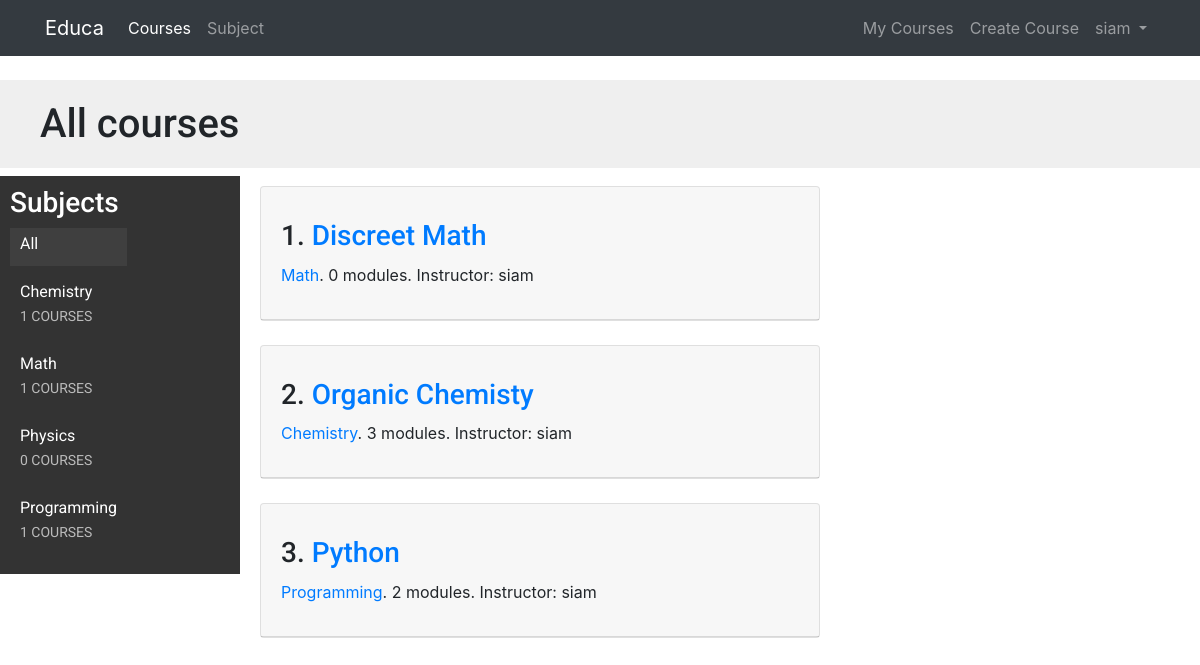
The app's page /courses/ (signed in) with its own data.
### courses/models.py (models this page shows, shortened)
class Subject(models.Model):
    title = models.CharField(max_length=200)
    slug = models.SlugField(max_length=200, unique=True)
    class Meta:
        ordering = ['title']
    def __str__(self):
        return self.title

class Course(models.Model):
    owner = models.ForeignKey(User,
                    related_name='courses_created',
                    on_delete=models.CASCADE)
    subject = models.ForeignKey(Subject, related_name='courses',
                        on_delete=models.CASCADE)
    title = models.CharField(max_length=200)
    slug = models.SlugField(max_length=200, unique=True)
    overview = models.TextField()
    created = models.DateTimeField(auto_now_add=True)
    students = models.ManyToManyField(User,
                                      related_name='courses_joined',
                                      blank=True)
    class Meta:
        ordering = ['-created']

### courses/views.py (the view)
# urls.py: path('courses/', CourseListView.as_view(), name='course_list'),
class CourseListView(TemplateResponseMixin, View):
    model = Course
    template_name = 'courses/course/list.html'
    def get(self, request, subject=None):
        subjects = Subject.objects.annotate(
                            total_courses=Count('courses'))
        courses = Course.objects.annotate(
                            total_modules=Count('modules'))
        if subject:
            subject = get_object_or_404(Subject, slug=subject)
            courses = courses.filter(subject=subject)
        return self.render_to_response({'subjects': subjects,
                                        'subject': subject,
                                        'courses': courses})

### courses/templatetags/course.py (called while the page is built)
@register.filter(name='has_group')
def has_group(user, group_name):
    group = Group.objects.get(name=group_name)
    return True if group in user.groups.all() else False

### templates/courses/course/list.html (shortened to what this page needs)
{% extends "base.html" %}
{% block content %}
<h1>
    {% if subject %}
        {{ subject.title }} courses
    {% else %}
        All courses
    {% endif %}
</h1>
<div class="contents">
    <h3>Subjects</h3>
    <ul id="modules">
        <li {% if not subject %}class="selected"{% endif %}>
            <a href="{% url "course_list" %}">All</a>
        </li>
        {% for s in subjects %}
            <li {% if subject == s %}class="selected"{% endif %}>
                <a href="{% url "course_list_subject" s.slug %}">
                    {{ s.title }}
                    <br><span>{{ s.total_courses }} courses</span>
                </a>
            </li>
        {% endfor %}
    </ul>
</div>
<div class="module">
    {% for course in courses %}
        {% with subject=course.subject %}
        <div class="card">
      <div class="card-header">
            <h3>{{forloop.counter}}. <a href="{% url "course_detail" course.slug %}">{{ course.title }}</a></h3>
            <p>
                <a href="{% url "course_list_subject" subject.slug %}">{{ subject }}</a>.
                {{ course.total_modules }} modules.
                Instructor: {{ course.owner.get_full_name }}
            </p>
          </div>
</div>
        {% endwith %}
        <br>
    {% endfor %}
</div>
{% endblock %}

### templates/base/navbar.html (shortened to what this page needs)
{% load course %}
{% url 'course_list' as course_list %}
{% url 'home' as home_url %}
{% url 'sub_list' as subject_url %}
{% url 'manage_course_list' as mine %}
{% url 'student_course_list' as std %}
{% url 'course_create' as create_url %}
<div  class="navbar navbar-expand-md navbar-dark bg-dark mb-4">
  <div class="container">
    <a href="{{ home_url }}" class=" navbar-brand">Educa</a>
<div class="collapse navbar-collapse" id="navbarSupportedContent">
     <ul class="navbar-nav mr-auto">
       <li class="nav-item {% if request.path == course_list %}active{% endif %}">
         <a class="nav-link" href="{{ course_list }}">Courses <span class="sr-only">(current)</span></a>
       </li>
       <li class="nav-item {% if request.path == subject_url %}active{% endif %}">
         <a class="nav-link" href="{{ subject_url }}">Subject</a>
       </li>
     </ul>
 </div>
 <div class="collapse navbar-collapse" id="navbarCollapse">
     {% if user.is_authenticated %}
       <ul class="navbar-nav ml-auto">
        {% if request.user|has_group:"Instructors" %}
         <li class="nav-item {% if request.path == mine %}active{% endif %}">
           <a class="nav-link" href="{{mine}}">My Courses</a>
         </li>
         <li class="nav-item {% if request.path == create_url %}active{% endif %}">
           <a class="nav-link" href="{{create_url}}">Create Course</a>
         </li>
         {% else %}
         <li class="nav-item {% if request.path == std %}active{% endif %}">
           <a class="nav-link" href="{{std}}">Enrolled Courses</a>
         </li>
         {% endif %}
           <li class="nav-item">
             <a class="nav-link dropdown-toggle" href="#" id="userMenu"
               data-toggle="dropdown" aria-haspopup="true"
               aria-expanded="false">
               {{ user.username }}
             </a>
           </li>
         </ul>
       {% endif %}
     </div>
  </div>
</div>

### static/css/base.css (style rules this page uses)
body { margin:0; font-family:'Roboto', sans-serif; font-weight:400; color:#333; }
a { color:#3fad37; text-decoration:none; }
ul { float:left; }
h1, h2, h3, h4, h5, h6 { font-family:'Roboto', sans-serif; font-weight:300; }
h1 { background:#efefef; width:100%; overflow:auto; padding:20px 0 20px 40px; margin:0; }
.module { padding:10px 20px; float:left; width:600px; }
.module h3 { margin:20px 0 0; padding:0; width:100%; }
.module p { margin:10px 0 20px; width:100%; float:left; }
.contents { width:20%; padding:10px; float:left; background:#333; color: #fff; font-family:'Roboto', sans-serif; }
.contents ul { list-style:none; margin:0; padding:0; }
.contents ul li { margin:0 0 10px 0; padding:4px 10px 10px; overflow:auto; }
.contents ul li.selected { background:#3f3f3f; }
.contents ul span { text-transform:uppercase; color:#bbb; font-size:14px; }
.contents ul a { display:block; color:#fff; text-decoration:none; }

### records on screen
Subject: title "Chemistry", total_courses "1"
Subject: title "Math", total_courses "1"
Subject: title "Physics", total_courses "0"
Subject: title "Programming", total_courses "1"
Course: title "Discreet Math", subject "Math", total_modules "0", owner.get_full_name "siam"
Course: title "Organic Chemisty", subject "Chemistry", total_modules "3", owner.get_full_name "siam"
Course: title "Python", subject "Programming", total_modules "2", owner.get_full_name "siam"

### other values on screen
{{ user.username }} "siam"
